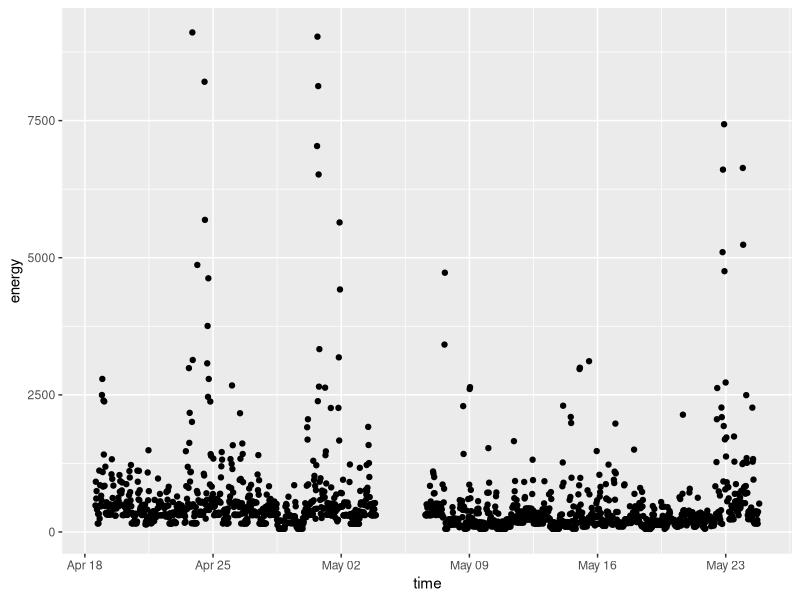
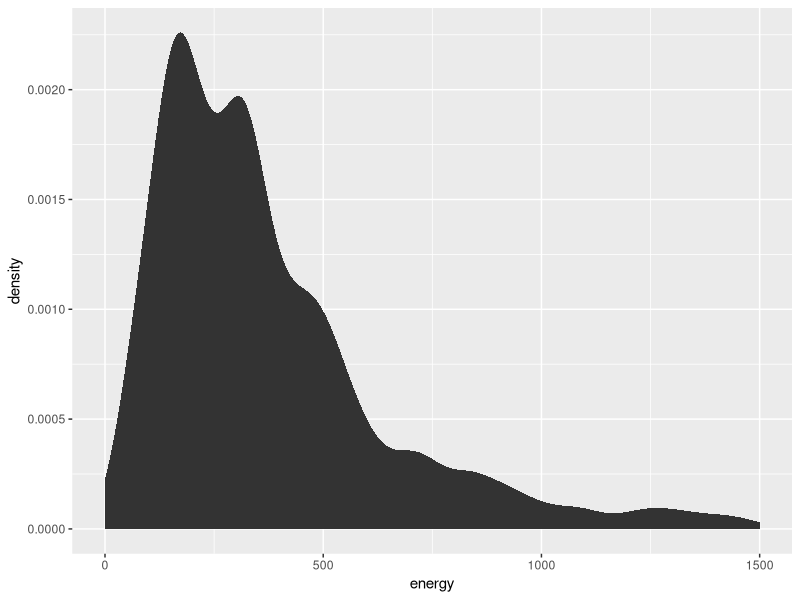

Write R code to recreate these figures, in order.
# Load libraries ---------------------------
library(lubridate)
library(ggplot2)

# Load data ---------------------------
total_watt <- read.csv("../../data/total_watt.csv", 
											 col.names = c('time','energy'), 
											 stringsAsFactors = F
)

# clean data ---------------------------
total_watt$time <- ymd_hms(total_watt$time)

# exploration ---------------------------
ggplot(total_watt) + geom_point(aes(x = time, y = energy))
# conclusion: there's a gap, otherwise quite unenlightening

durations_temp <- as.duration(interval(total_watt$time[-length(total_watt$time)], total_watt$time[-1]))
summary(durations_temp)
durations_temp[durations_temp!=1800,]
# conclusion: vast majority of readings are half hourly

ggplot(total_watt) + stat_density(aes(x = energy),xlim=c(0,1500)) + xlim(0, 1500)
# conclusion: surprisingly unsmooth for 1600 readings
